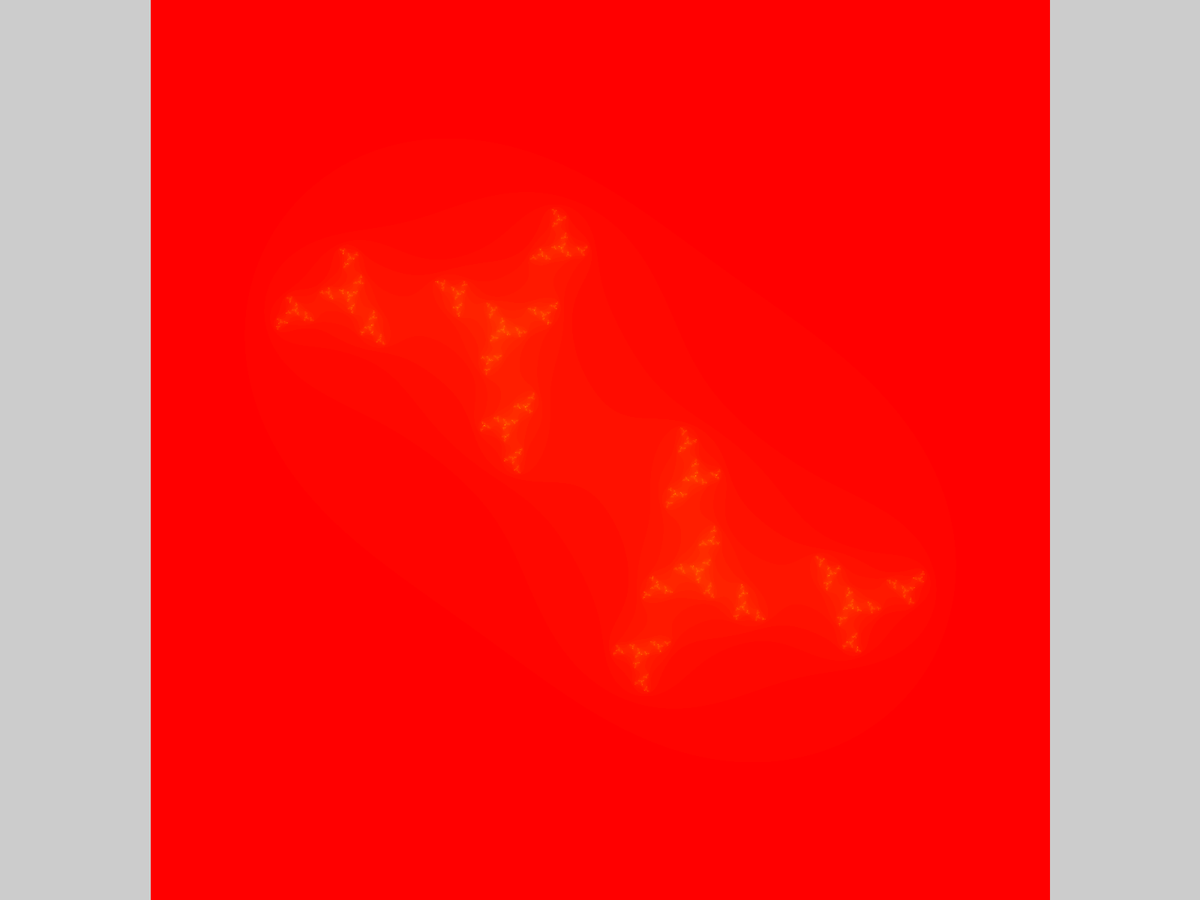
Frame 1 (no input)
Frame 60 (the mouse pressed at the canvas centre just before this capture): identical to frame 1, image omitted
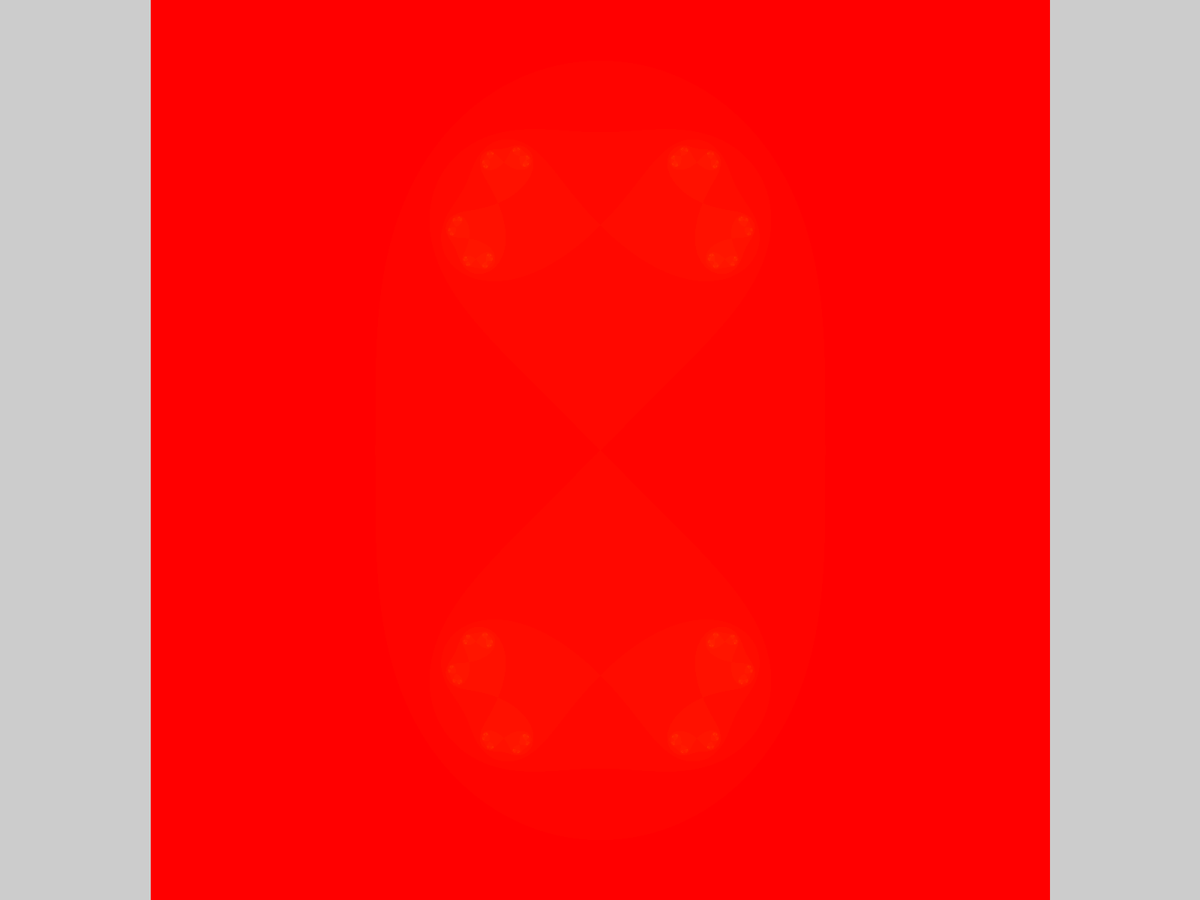
Frame 120 (the mouse held since frame 60 and released just before this capture)

The Processing sketch that drew these frames (run headless with seeded random() and noise(); from frame 60 on, the mouse is pressed at the canvas centre):

// Processing sketch: Julia_Set
// ── Julia_Set.pde
float maxIterations=500;
int sideSpace;
float cImag = 0.1889;
float cReal = -0.7269;
void setup() {
  fullScreen();
  sideSpace = (width-height)/2;
  colorMode(HSB);
}

void draw() { 
  cImag = mouseY*2.0/height-1;
  cReal = (mouseX-sideSpace)*2.0/height;
  loadPixels();
    for(int i = 0; i<pixels.length; i++) {
      if(i%width>sideSpace && i%width<width-sideSpace) {
        float a = ((i%width-(float)sideSpace)/(width-2.0*sideSpace)*4-2);
        float b = ((i/width)/((float)height)*4-2);
        float oga = a;
        float ogb = b;
        int its = 0;
        while(its<maxIterations) {
          float olda = a;
          a = a*a-b*b+cReal;
          b = 2*olda*b+cImag;
          if(a*a+b*b>4.0) {
            break;
          }
          its++;
        }
        pixels[i] = color(its/maxIterations*360,255,255);
      }
    }
  updatePixels();
}
